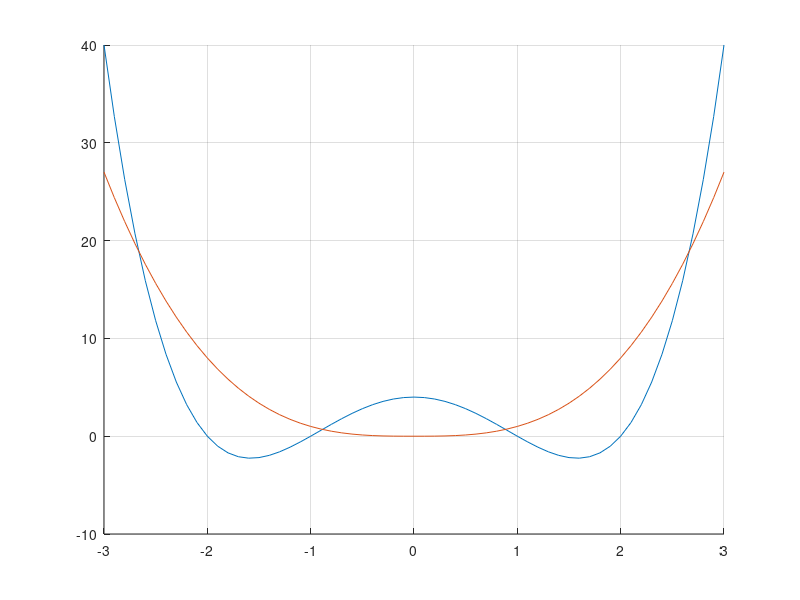

The MATLAB script that drew this image:
%Nikola Stoimenov 23/2018
disp('ShestaZadacha')

x = [-3:0.1:3];
P1 = [1, 0, -5, 0, 4];
P2 = [0, 1, 0, 0, 0];

figure;
hold on; grid on;
plot(x, polyval(P1, x));
plot(x, abs(polyval(P2, x)));

P1 + P2